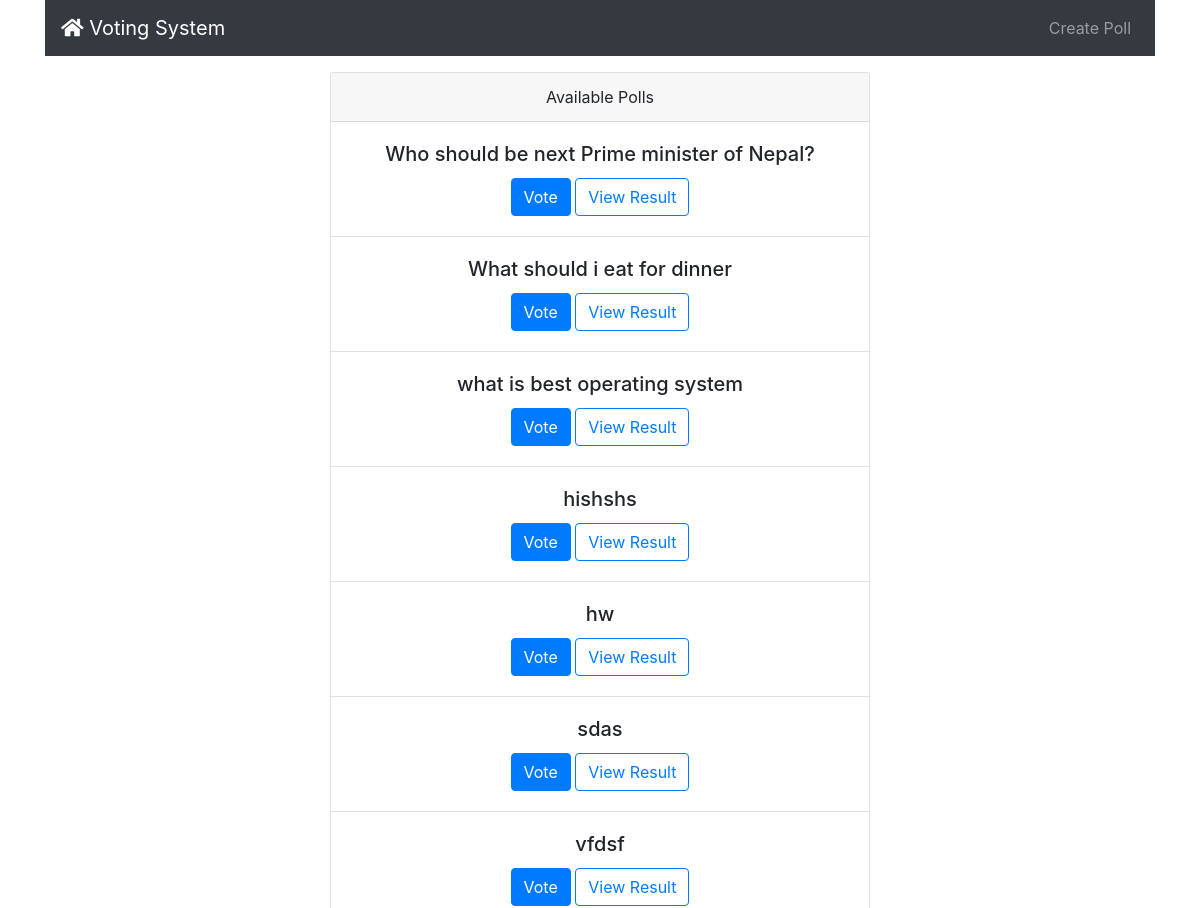
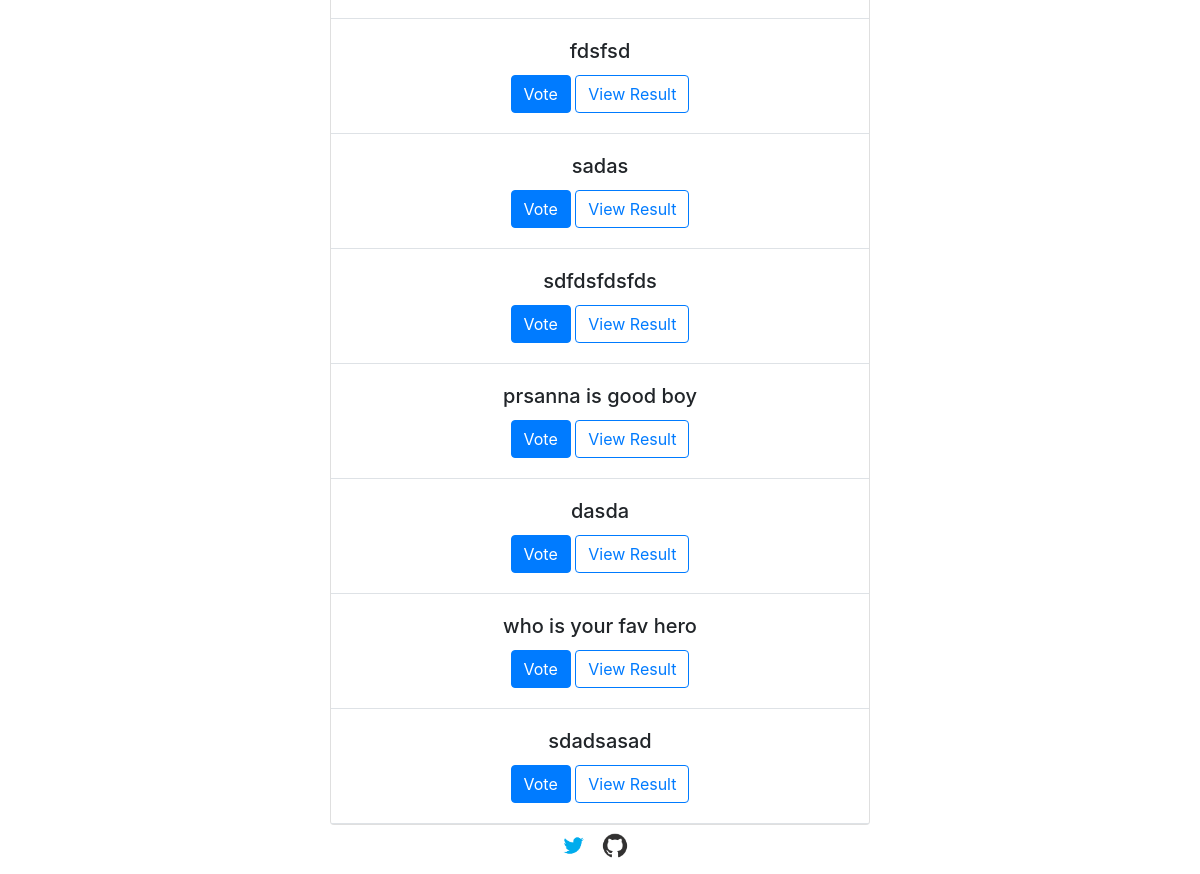
The page / on the database its author committed (2 pictures, top to bottom).
### vote_app/models.py (models this page shows, shortened)
class Vote(models.Model):
    question_text = models.CharField(max_length=250)
    option_one_text = models.CharField(max_length=20,default="a")
    option_two_text = models.CharField(max_length=20,default="b")
    option_three_text = models.CharField(max_length=20,default="c")
    option_one_count = models.IntegerField(default=0)
    option_two_count = models.IntegerField(default=0)
    option_three_count = models.IntegerField(default=0)
    option_one_image_url = models.CharField(max_length=250,default="https://images.unsplash.com/photo-1515549832467-8783363e19b6?ixlib=rb-1.2.1&ixid=eyJhcHBfaWQiOjEyMDd9&auto=format&fit=crop&w=282&q=80")
    option_two_image_url = models.CharField(max_length=250,default="https://images.unsplash.com/photo-1515549832467-8783363e19b6?ixlib=rb-1.2.1&ixid=eyJhcHBfaWQiOjEyMDd9&auto=format&fit=crop&w=282&q=80")
    option_three_image_url = models.CharField(max_length=250,default="https://images.unsplash.com/photo-1515549832467-8783363e19b6?ixlib=rb-1.2.1&ixid=eyJhcHBfaWQiOjEyMDd9&auto=format&fit=crop&w=282&q=80")

### vote_app/views.py (the view)
# urls.py: path('',views.index,name='index'),
def index(request):
    vote_qsn = Vote.objects.all()
    return render(request,'vote_app/index.html',{'vote':vote_qsn})

### vote_app/templates/vote_app/index.html (shortened to what this page needs)
{% extends 'vote_app/base.html' %}
{% block content %}
<div class="row mt-3">
        <div class="col-md-6 offset-md-3">
            <div class="card text-center">
                <div class="card-header">
                  Available Polls
                </div>
                {% for v in vote %}
                <div class="card-body border-bottom">
                  <h5 class="card-title">{{ v.question_text }}</h5>
                  <span>
                    <a href="{% url 'vote' v.id %}" class="btn btn-primary">Vote</a>
                    <a href="{% url 'result' v.id %}" class="btn btn-outline-primary">View Result</a>
                  </span>
                </div>
                {% endfor %}
              </div>
        </div>
  </div>
{% endblock %}

### rows shown on the page
Vote: question_text "Who should be next Prime minister of Nepal?"
Vote: question_text "What should i eat for dinner"
Vote: question_text "what is best operating system"
Vote: question_text "hishshs"
Vote: question_text "hw"
Vote: question_text "sdas"
Vote: question_text "vfdsf"
Vote: question_text "fdsfsd"
Vote: question_text "sadas"
Vote: question_text "sdfdsfdsfds"
Vote: question_text "prsanna is good boy"
Vote: question_text "dasda"
Vote: question_text "who is your fav hero"
Vote: question_text "sdadsasad"
